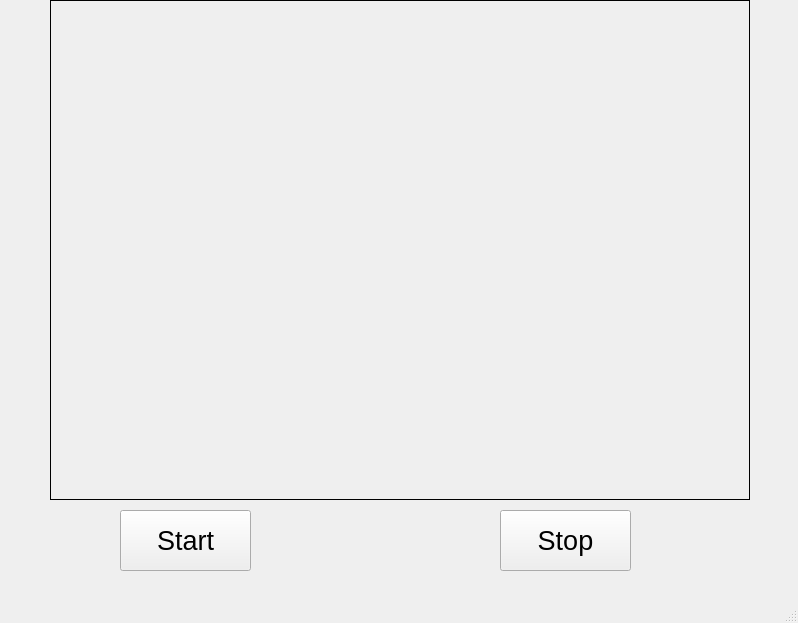
<?xml version="1.0" encoding="UTF-8"?>
<ui version="4.0">
 <class>MainWindow</class>
 <widget class="QMainWindow" name="MainWindow">
  <property name="geometry">
   <rect>
    <x>0</x>
    <y>0</y>
    <width>798</width>
    <height>623</height>
   </rect>
  </property>
  <property name="windowTitle">
   <string>MainWindow</string>
  </property>
  <widget class="QWidget" name="centralwidget">
   <widget class="QLabel" name="label">
    <property name="geometry">
     <rect>
      <x>50</x>
      <y>0</y>
      <width>700</width>
      <height>500</height>
     </rect>
    </property>
    <property name="frameShape">
     <enum>QFrame::Box</enum>
    </property>
    <property name="text">
     <string/>
    </property>
    <property name="scaledContents">
     <bool>false</bool>
    </property>
    <property name="alignment">
     <set>Qt::AlignCenter</set>
    </property>
   </widget>
   <widget class="QPushButton" name="Button_start">
    <property name="geometry">
     <rect>
      <x>120</x>
      <y>510</y>
      <width>131</width>
      <height>61</height>
     </rect>
    </property>
    <property name="font">
     <font>
      <pointsize>20</pointsize>
     </font>
    </property>
    <property name="text">
     <string>Start</string>
    </property>
   </widget>
   <widget class="QPushButton" name="Button_stop">
    <property name="geometry">
     <rect>
      <x>500</x>
      <y>510</y>
      <width>131</width>
      <height>61</height>
     </rect>
    </property>
    <property name="font">
     <font>
      <pointsize>20</pointsize>
     </font>
    </property>
    <property name="text">
     <string>Stop</string>
    </property>
   </widget>
  </widget>
  <widget class="QMenuBar" name="menubar">
   <property name="geometry">
    <rect>
     <x>0</x>
     <y>0</y>
     <width>798</width>
     <height>22</height>
    </rect>
   </property>
  </widget>
  <widget class="QStatusBar" name="statusbar"/>
 </widget>
 <resources/>
 <connections/>
</ui>
